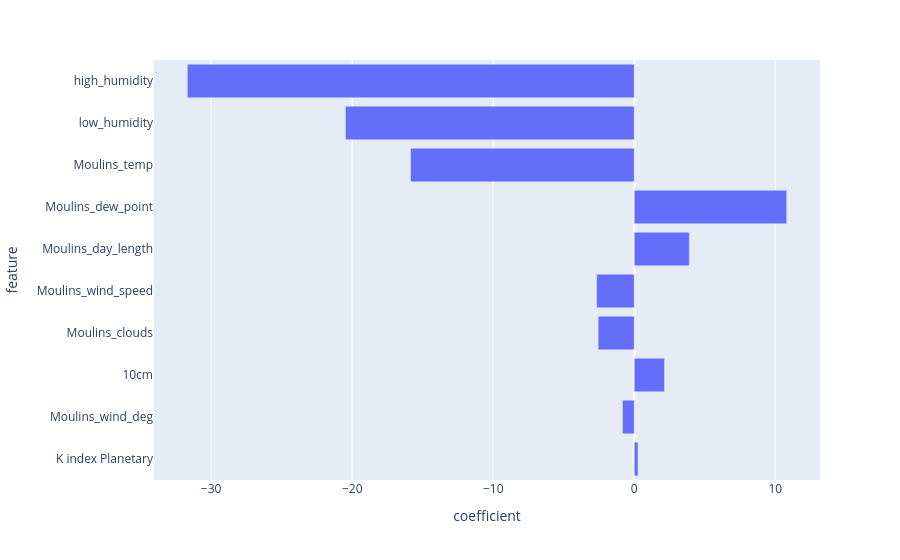

Notebook cell for this chart:
### Markdown cell above
# Results exploration
Coefficients

### Code cell
preprocessor = pipeline.named_steps['preprocessor']

feature_names = []

for name, transformer, cols in preprocessor.transformers:
    if name == 'num':
        feature_names.extend(cols)  # StandardScaler ne change pas le nombre de colonnes
    elif name == 'obj':
        feature_names.extend(cols)  # passthrough garde les colonnes telles quelles

# Récupérer les coefficients du modèle
coefs = pipeline.named_steps['estimator'].coef_

print(len(feature_names), len(coefs))

# Tracer les coefs (triés en valuer absolue)
df_coef = pd.DataFrame({
    'feature': feature_names,
    'coefficient': coefs
})
df_coef = df_coef.sort_values(by='coefficient', key=abs)

px.bar(df_coef, x='coefficient', y='feature')

### Figure 1 — Plotly figure (JSON) as saved in the notebook; plotly's stock layout.template omitted (floating-point values rounded to 4 significant figures)
{"data": [{"hovertemplate": "coefficient=%{x}<br>feature=%{y}<extra></extra>", "legendgroup": "", "marker": {"color": "#636efa", "pattern": {"shape": ""}}, "name": "", "orientation": "h", "showlegend": false, "textposition": "auto", "type": "bar", "x": [0.264, -0.8376, 2.143, -2.559, -2.667, 3.903, 10.81, -15.86, -20.48, -31.69], "xaxis": "x", "y": ["K index Planetary", "Moulins_wind_deg", "10cm", "Moulins_clouds", "Moulins_wind_speed", "Moulins_day_length", "Moulins_dew_point", "Moulins_temp", "low_humidity", "high_humidity"], "yaxis": "y"}], "layout": {"barmode": "relative", "legend": {"tracegroupgap": 0}, "margin": {"t": 60}, "xaxis": {"anchor": "y", "domain": [0, 1], "title": {"text": "coefficient"}}, "yaxis": {"anchor": "x", "domain": [0, 1], "title": {"text": "feature"}}}}
